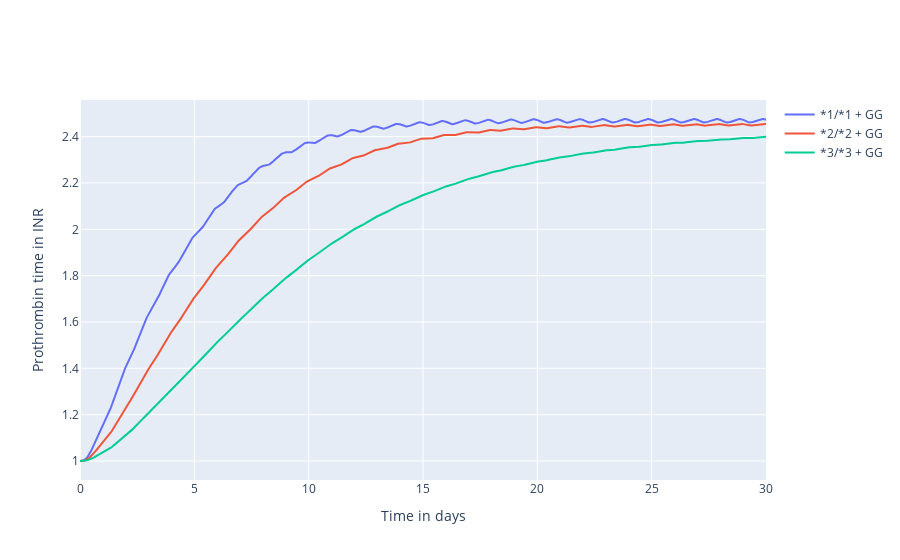
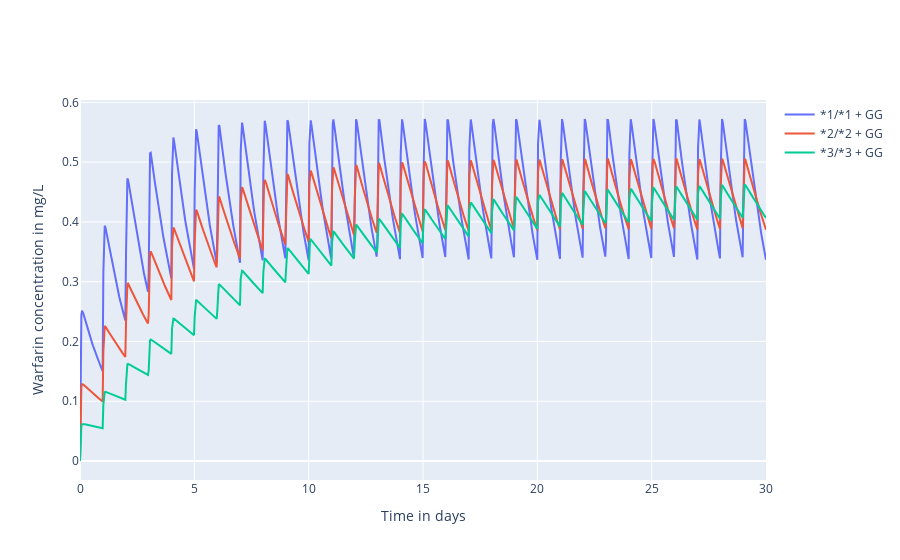
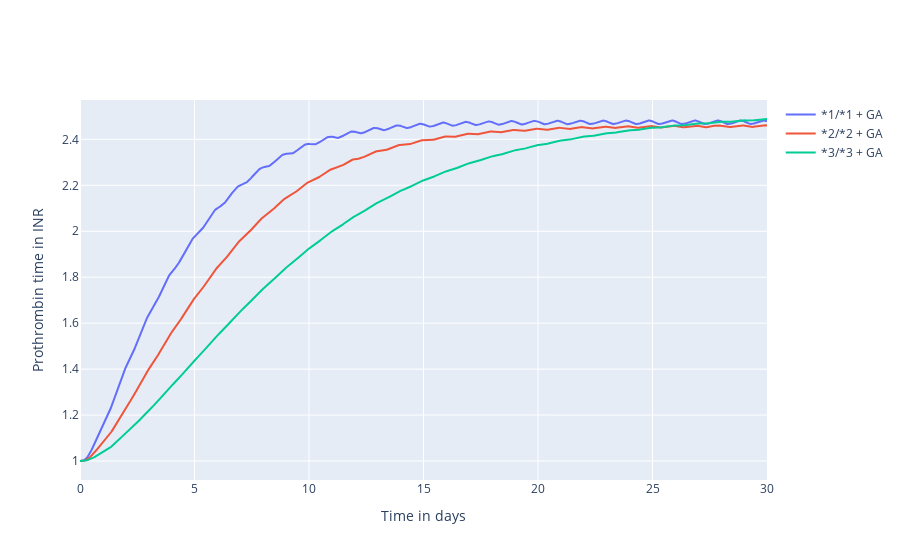
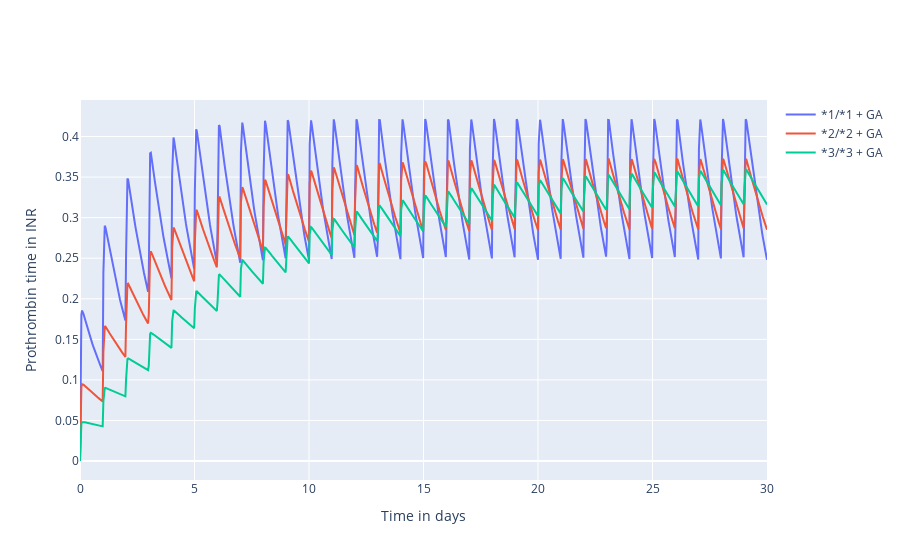

The notebook cell saved with these charts, in order:
### Markdown cell above
## Reproduce Figure 3 in Hamberg et al

### Code cell
# Define simulation conditions
times = np.linspace(0, 30, num=1000) * 24

# I: Simulate treatment response for 70 year old infividuals and different
# CYP2C9 variants and the GG VKORC1 genotype for 2.5 target INR
age = 70
cyp2c9_variants = ['*1/*1', '*2/*2', '*3/*3']
vkorc1_variant = 'GG'
doses = [7.6, 3.8, 1.8]
parameters = []
for cyp2c9_variant in cyp2c9_variants:
    parameters.append(get_typical_parameters(
        age, cyp2c9_variant, vkorc1_variant))

simulation1 = []
for idp, params in enumerate(parameters):
    # Set dosing regimen
    # (Model only captures S-warfarin, so need to divide dose by 2)
    dose = doses[idp]
    mechanistic_model.set_dosing_regimen(dose, start=0, period=24)

    # Simulate response for 2.5 target INR
    simulation1.append(mechanistic_model.simulate(params, times))

# II: Simulate treatment response for 70 year old infividuals and different
# CYP2C9 variants and the GA VKORC1 genotype for 2.5 target INR
age = 70
cyp2c9_variants = ['*1/*1', '*2/*2', '*3/*3']
vkorc1_variant = 'GA'
doses = [5.6, 2.8, 1.4]
parameters = []
for cyp2c9_variant in cyp2c9_variants:
    parameters.append(get_typical_parameters(
        age, cyp2c9_variant, vkorc1_variant))

simulation2 = []
for idp, params in enumerate(parameters):
    # Set dosing regimen
    dose = doses[idp]
    mechanistic_model.set_dosing_regimen(dose, start=0, period=24)

    # Simulate response for 2.5 target INR
    simulation2.append(mechanistic_model.simulate(params, times))

# III: Simulate treatment response for 70 year old infividuals and different
# CYP2C9 variants and the GA VKORC1 genotype for 2.5 target INR
age = 70
cyp2c9_variants = ['*1/*1', '*2/*2', '*3/*3']
vkorc1_variant = 'AA'
doses = [3.6, 1.8, 0.9]
parameters = []
for cyp2c9_variant in cyp2c9_variants:
    parameters.append(get_typical_parameters(
        age, cyp2c9_variant, vkorc1_variant))

simulation3 = []
for idp, params in enumerate(parameters):
    # Set dosing regimen
    dose = doses[idp]
    mechanistic_model.set_dosing_regimen(dose, start=0, period=24)

    # Simulate response for 2.5 target INR
    simulation3.append(mechanistic_model.simulate(params, times))

# Figure 1: Treatment response of patients with different CYP2C9 genptypes for
# 2.5 INR maintenance dose
times /= 24
fig = go.Figure()
fig.add_trace(go.Scatter(
    x = times,
    y = simulation1[0][1],
    name = '*1/*1 + GG'
))
fig.add_trace(go.Scatter(
    x = times,
    y = simulation1[1][1],
    name = '*2/*2 + GG'
))
fig.add_trace(go.Scatter(
    x = times,
    y = simulation1[2][1],
    name = '*3/*3 + GG'
))
fig.update_layout(
    xaxis_title='Time in days',
    yaxis_title='Prothrombin time in INR',
)
fig.show()

# Figure 2: Treatment response of patients with different CYP2C9 genptypes for
# 2.5 INR maintenance dose
fig = go.Figure()
fig.add_trace(go.Scatter(
    x = times,
    y = simulation1[0][0],
    name = '*1/*1 + GG'
))
fig.add_trace(go.Scatter(
    x = times,
    y = simulation1[1][0],
    name = '*2/*2 + GG'
))
fig.add_trace(go.Scatter(
    x = times,
    y = simulation1[2][0],
    name = '*3/*3 + GG'
))
fig.update_layout(
    xaxis_title='Time in days',
    yaxis_title='Warfarin concentration in mg/L',
)
fig.show()

# Figure 3: Treatment response of patients with different CYP2C9 genptypes for
# 2.5 INR maintenance dose
fig = go.Figure()
fig.add_trace(go.Scatter(
    x = times,
    y = simulation2[0][1],
    name = '*1/*1 + GA'
))
fig.add_trace(go.Scatter(
    x = times,
    y = simulation2[1][1],
    name = '*2/*2 + GA'
))
fig.add_trace(go.Scatter(
    x = times,
    y = simulation2[2][1],
    name = '*3/*3 + GA'
))
fig.update_layout(
    xaxis_title='Time in days',
    yaxis_title='Prothrombin time in INR',
)
fig.show()

# Figure 4: Treatment response of patients with different CYP2C9 genptypes for
# 2.5 INR maintenance dose
fig = go.Figure()
fig.add_trace(go.Scatter(
    x = times,
    y = simulation2[0][0],
    name = '*1/*1 + GA'
))
fig.add_trace(go.Scatter(
    x = times,
    y = simulation2[1][0],
    name = '*2/*2 + GA'
))
fig.add_trace(go.Scatter(
    x = times,
    y = simulation2[2][0],
    name = '*3/*3 + GA'
))
fig.update_layout(
    xaxis_title='Time in days',
    yaxis_title='Prothrombin time in INR',
)
fig.show()

# Figure 5: Treatment response of patients with different CYP2C9 genptypes for
# 2.5 INR maintenance dose
fig = go.Figure()
fig.add_trace(go.Scatter(
    x = times,
    y = simulation3[0][1],
    name = '*1/*1 + AA'
))
fig.add_trace(go.Scatter(
    x = times,
    y = simulation3[1][1],
    name = '*2/*2 + AA'
))
fig.add_trace(go.Scatter(
    x = times,
    y = simulation3[2][1],
    name = '*3/*3 + AA'
))
fig.update_layout(
    xaxis_title='Time in days',
    yaxis_title='Prothrombin time in INR',
)
fig.show()

# Figure 6: Treatment response of patients with different CYP2C9 genptypes for
# 2.5 INR maintenance dose
fig = go.Figure()
fig.add_trace(go.Scatter(
    x = times,
    y = simulation3[0][0],
    name = '*1/*1 + AA'
))
fig.add_trace(go.Scatter(
    x = times,
    y = simulation3[1][0],
    name = '*2/*2 + AA'
))
fig.add_trace(go.Scatter(
    x = times,
    y = simulation3[2][0],
    name = '*3/*3 + AA'
))
fig.update_layout(
    xaxis_title='Time in days',
    yaxis_title='Prothrombin time in INR',
)
fig.show()

### Figure 1 — Plotly figure (JSON) as saved in the notebook; plotly's stock layout.template omitted (floating-point values rounded to 4 significant figures; data arrays with more than 128 entries replaced by an {"elided": "..."} marker saying what was removed)
{"data": [{"name": "*1/*1 + GG", "type": "scatter", "x": {"elided": "1000 float values"}, "y": {"elided": "1000 float values"}}, {"name": "*2/*2 + GG", "type": "scatter", "x": {"elided": "1000 float values"}, "y": {"elided": "1000 float values"}}, {"name": "*3/*3 + GG", "type": "scatter", "x": {"elided": "1000 float values"}, "y": {"elided": "1000 float values"}}], "layout": {"xaxis": {"title": {"text": "Time in days"}}, "yaxis": {"title": {"text": "Prothrombin time in INR"}}}}

### Figure 2 — Plotly figure (JSON) as saved in the notebook; plotly's stock layout.template omitted (floating-point values rounded to 4 significant figures; data arrays with more than 128 entries replaced by an {"elided": "..."} marker saying what was removed)
{"data": [{"name": "*1/*1 + GG", "type": "scatter", "x": {"elided": "1000 float values"}, "y": {"elided": "1000 float values"}}, {"name": "*2/*2 + GG", "type": "scatter", "x": {"elided": "1000 float values"}, "y": {"elided": "1000 float values"}}, {"name": "*3/*3 + GG", "type": "scatter", "x": {"elided": "1000 float values"}, "y": {"elided": "1000 float values"}}], "layout": {"xaxis": {"title": {"text": "Time in days"}}, "yaxis": {"title": {"text": "Warfarin concentration in mg/L"}}}}

### Figure 3 — Plotly figure (JSON) as saved in the notebook; plotly's stock layout.template omitted (floating-point values rounded to 4 significant figures; data arrays with more than 128 entries replaced by an {"elided": "..."} marker saying what was removed)
{"data": [{"name": "*1/*1 + GA", "type": "scatter", "x": {"elided": "1000 float values"}, "y": {"elided": "1000 float values"}}, {"name": "*2/*2 + GA", "type": "scatter", "x": {"elided": "1000 float values"}, "y": {"elided": "1000 float values"}}, {"name": "*3/*3 + GA", "type": "scatter", "x": {"elided": "1000 float values"}, "y": {"elided": "1000 float values"}}], "layout": {"xaxis": {"title": {"text": "Time in days"}}, "yaxis": {"title": {"text": "Prothrombin time in INR"}}}}

### Figure 4 — Plotly figure (JSON) as saved in the notebook; plotly's stock layout.template omitted (floating-point values rounded to 4 significant figures; data arrays with more than 128 entries replaced by an {"elided": "..."} marker saying what was removed)
{"data": [{"name": "*1/*1 + GA", "type": "scatter", "x": {"elided": "1000 float values"}, "y": {"elided": "1000 float values"}}, {"name": "*2/*2 + GA", "type": "scatter", "x": {"elided": "1000 float values"}, "y": {"elided": "1000 float values"}}, {"name": "*3/*3 + GA", "type": "scatter", "x": {"elided": "1000 float values"}, "y": {"elided": "1000 float values"}}], "layout": {"xaxis": {"title": {"text": "Time in days"}}, "yaxis": {"title": {"text": "Prothrombin time in INR"}}}}
